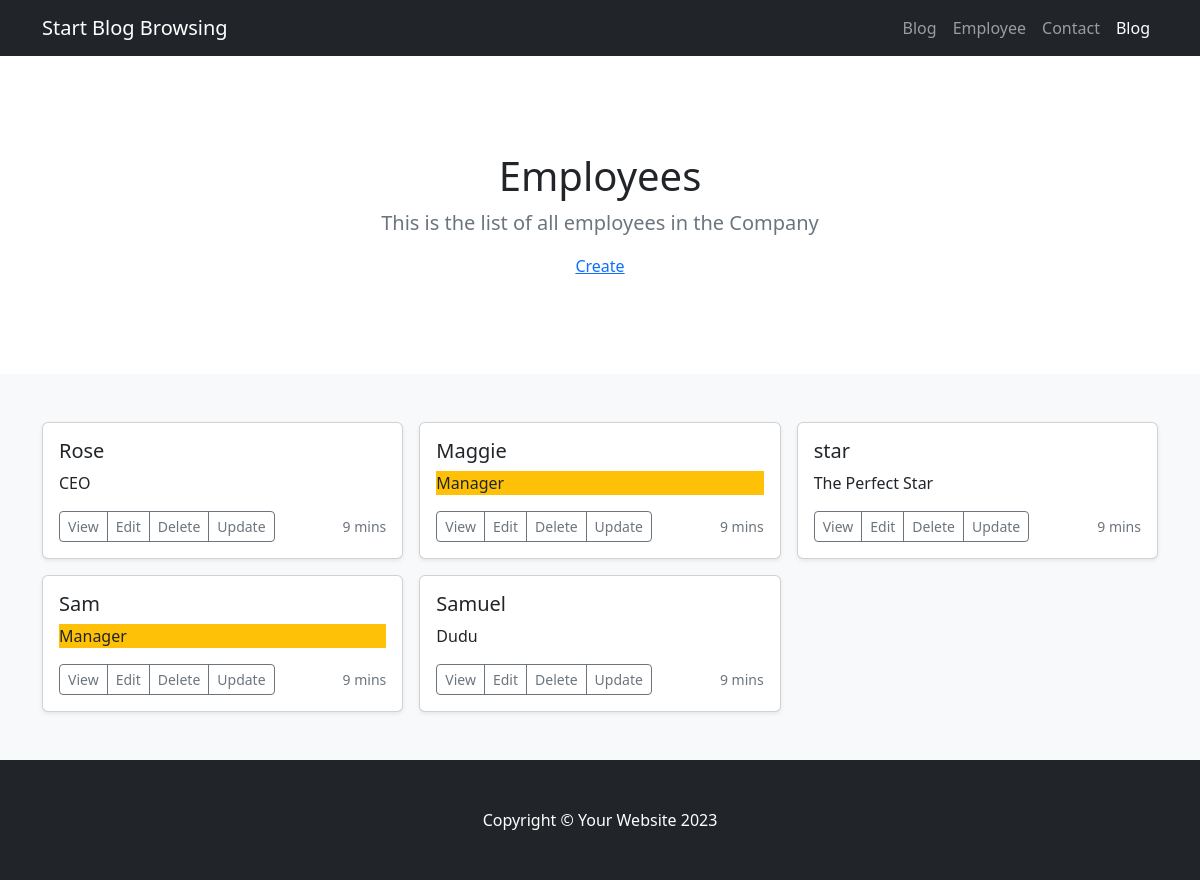
The page /employee/ on the database as committed earlier.
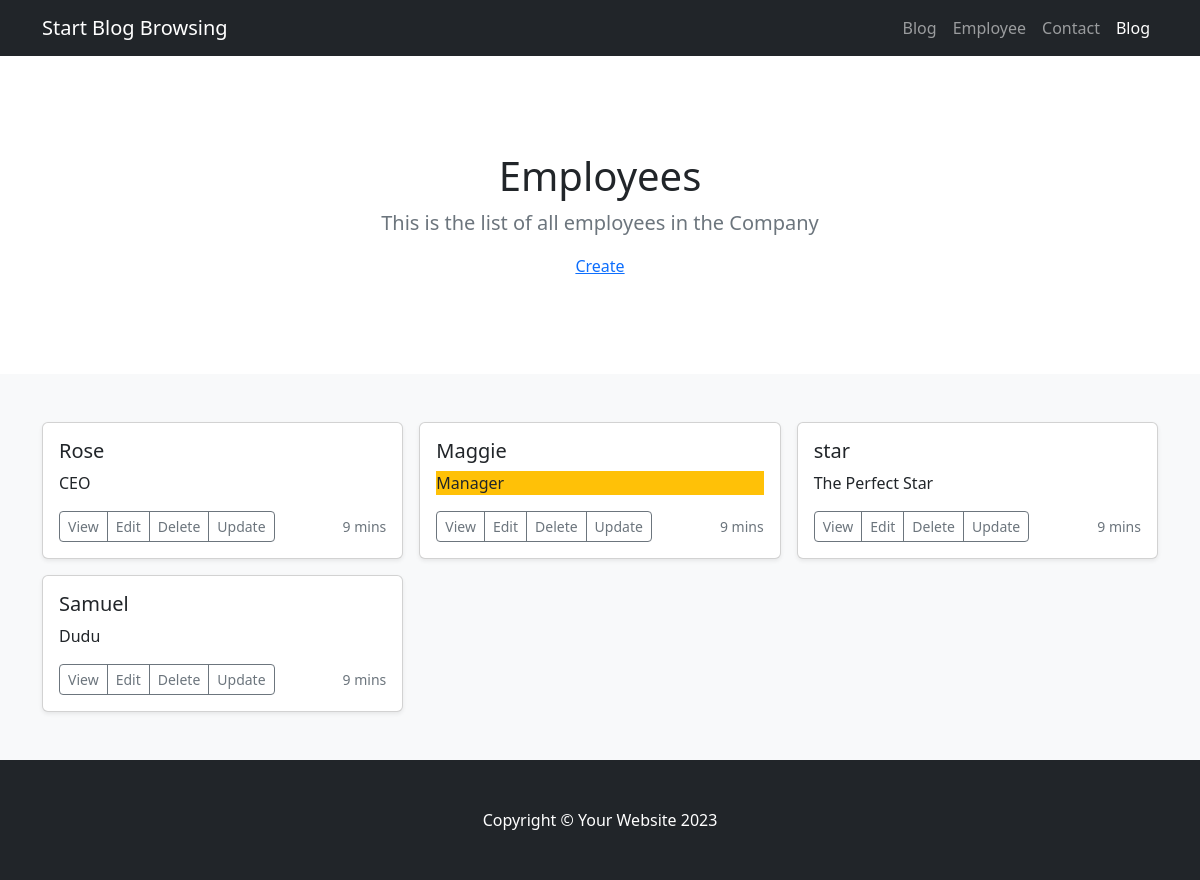
The same page on the database as committed later.
### employee/models.py (models this page shows, shortened)
class Employee(models.Model): # Automatically create id
    name = models.CharField(max_length=255)
    title = models.CharField(max_length=255)

### employee/views.py (the view)
# urls.py: path('employee/',views.index,name = 'employee'),
def index(request):
    myEmployees = Employee.objects.all().values()
    template = loader.get_template('employee/index.html')
    context = {
        'myEmployees':myEmployees
    }
    return HttpResponse(template.render(context,request))

### employee/templates/employee/index.html (shortened to what this page needs)
{% extends 'main.html' %}
{% block content %}
    <main>
      <section class="py-5 text-center container">
        <div class="row py-lg-5">
          <div class="col-lg-6 col-md-8 mx-auto">
            <h1 class="fw-light">Employees</h1>
            <p class="lead text-muted">
              This is the list of all employees in the Company
            </p>
          </div>
          <a href="{% url 'create' %}">
            Create
          </a>
        </div>
      </section>
      <div class="album py-5 bg-light">
        <div class="container">
          <div class="row row-cols-1 row-cols-sm-2 row-cols-md-3 g-3">
            {% for x in myEmployees%}
            <div class="col">
              <div class="card shadow-sm">
                <div class="card-body">
                  <h5 class="card-title">{{x.name}}</h5>
                    {% if x.title == 'Manager' %}
                  <p class="card-text bg-warning">{{x.title}}</p>
                    {%else%}
                    <p class="card-text">{{x.title}}</p>
                    {%endif%}
                  <div class="d-flex justify-content-between align-items-center">
                    <div class="btn-group">
                      <button type="button" class="btn btn-sm btn-outline-secondary">
                        View
                      </button>
                      <button type="button" class="btn btn-sm btn-outline-secondary">
                        Edit
                      </button>
                    <a href="{% url 'delete' id=x.id %}", type="button" class="btn btn-sm btn-outline-secondary">
                      Delete
                    </a>
                    <a href="{% url 'update' id=x.id %}", type="button" class="btn btn-sm btn-outline-secondary">
                      Update
                    </a>
                    </div>
                    <small class="text-muted">9 mins</small>
                  </div>
                </div>
              </div>
            </div>
            {% endfor %}
            </div>
          </div>
        </div>
    </main>
{% endblock %}

Rows that differ between the two databases and show on the page:
removed Employee: name "Sam", title "Manager"
